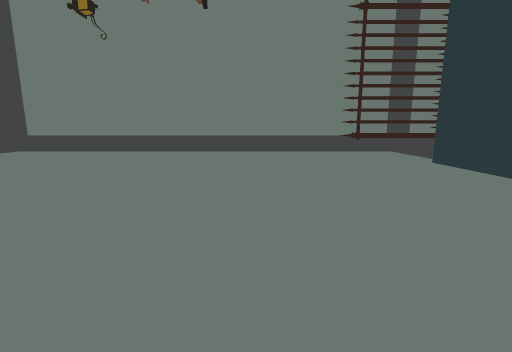
[1] (above)

12 first-person views from a walk through a 3-D level made in the Unity game engine. The camera is 1.2 m above the floor, tilts 10° down and sees 85° across. The floor is counted in squares, 1 m on a side. Each view is taken from the middle of a square. On the plan, view 1 faces up. The plan holds only what a view shows up to about 13 squares ahead; the rest is blank.

[2]
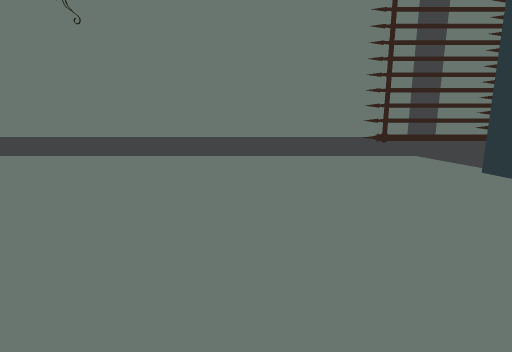

[3]
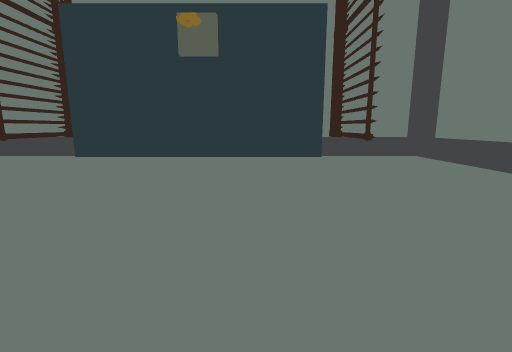

[4]
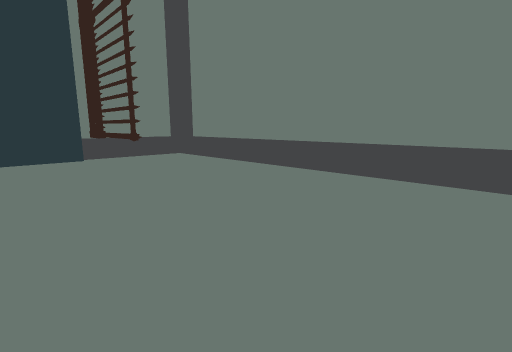

[5]
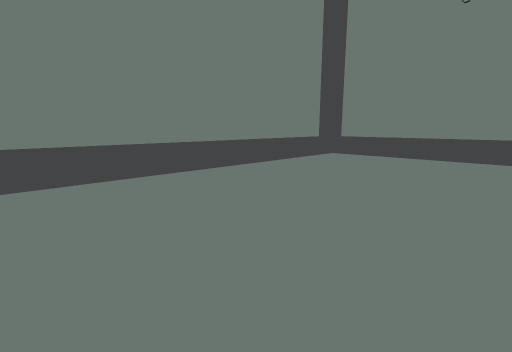

[6]
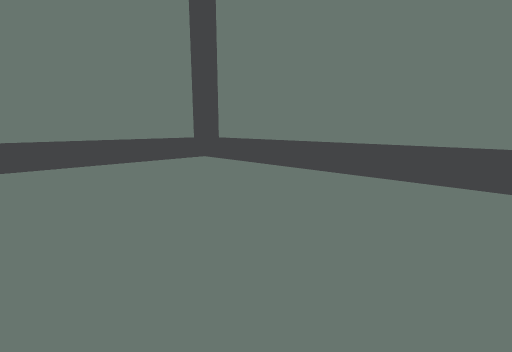

[7]
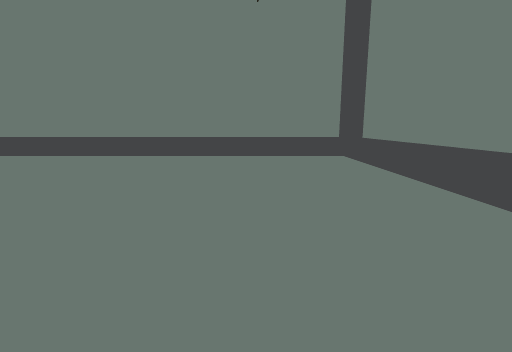

[8]
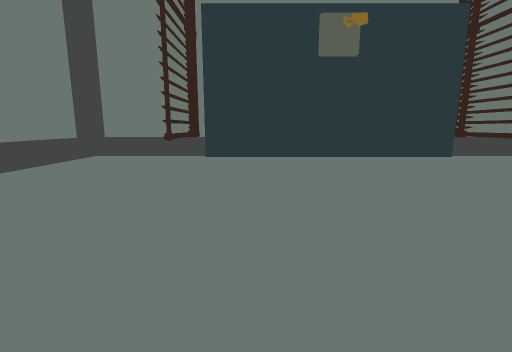

[9]
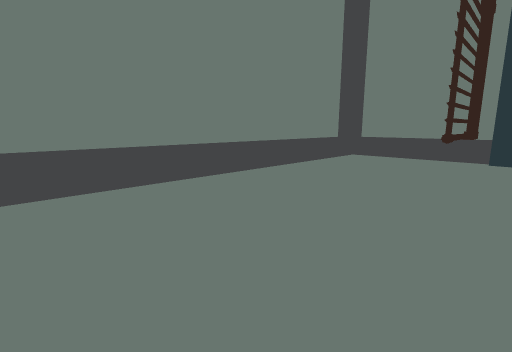

[10]
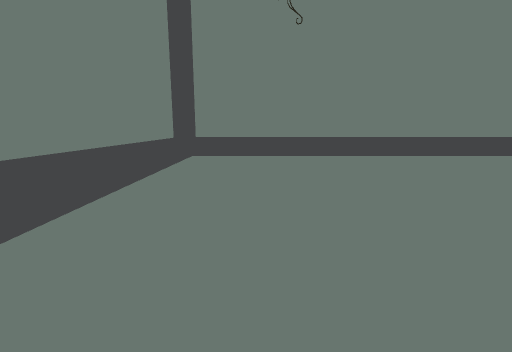

[11]
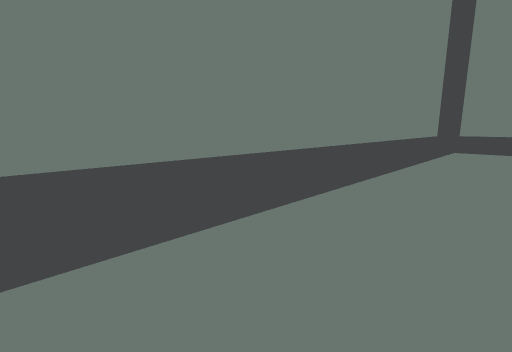

[12]
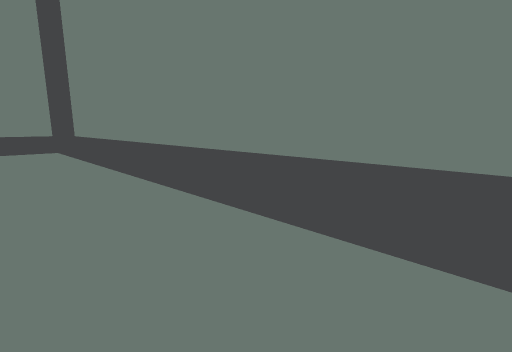

### Floor plan
Key: @ floor where view 1 was taken; # wall or solid block; . floor; / step, stairs or slope; T thing the floor can be seen under or through.
Columns run from 13 left of view 1 to 8 right of it. Each row starts with its distance up from view 1.
 15  ####################
 14 ##//////////////////##
 13 #/................../#
 12 #/................../#
 11 #/................../#
 10 #/..............TTTT##
  9 #/.................##
  8 #/.................#
  7 #/.................#
  6 #/.................#
  5 #/.................#
  4 #/.................#
  3 #/.................#
  2 #/.................#
  1 #/.................#
  0 #/...........@.....#
 -1 #/..............######
 -2 #/................../#
 -3 #/................../#
 -4 #/................../#
 -5 ##//////////////////##
 -6  ####################

Where each view was taken, in squares from view 1:
view 1: 0 up, 0 right, facing up
view 2: 2 up, 0 right, facing up
view 3: 2 up, 5 left, facing right
view 4: 2 up, 5 left, facing down-right
view 5: 2 up, 5 left, facing up-left
view 6: 5 up, 5 left, facing down-left
view 7: 7 up, 8 left, facing down
view 8: 7 up, 5 left, facing right
view 9: 8 up, 5 left, facing up-right
view 10: 2 up, 9 left, facing up
view 11: 2 down, 9 left, facing up-left
view 12: 2 down, 9 left, facing down-right
